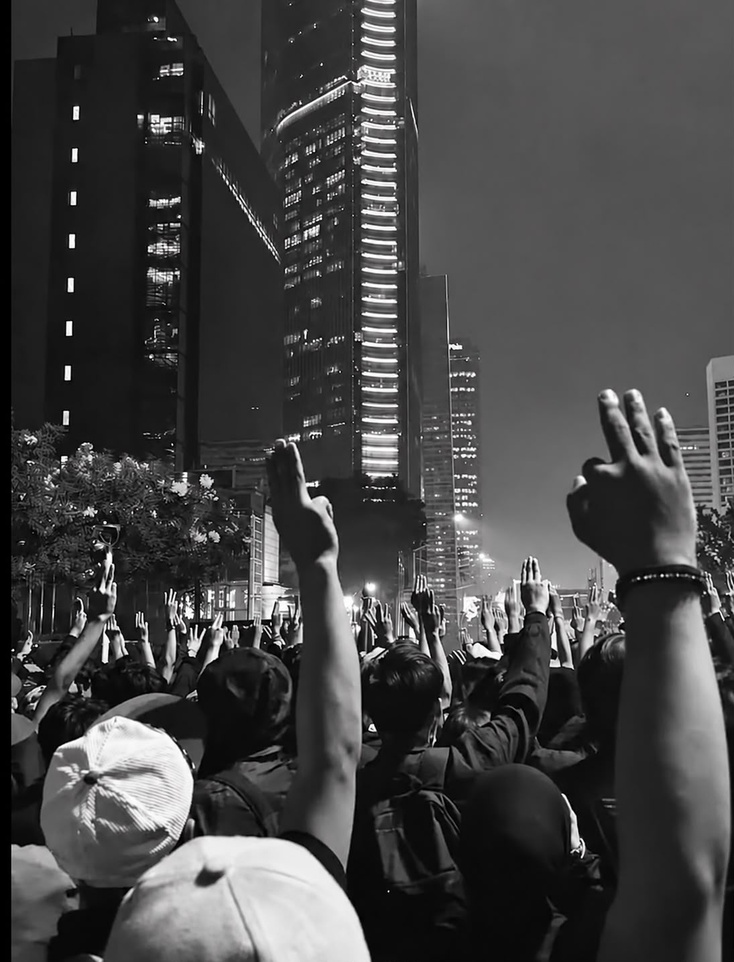
#> input picture Treefingers.jpeg, 734 x 962 px, shrunk from 1095 x 1436 before the run
$ python tugas4.py
#> lines starting #> are read from the running program, lines starting #| are printed output that depends on the picture
import os
import numpy as np
import imageio.v3 as iio
from scipy import ndimage as ndi
import matplotlib.pyplot as plt

folder = os.path.dirname(os.path.abspath(__file__))
file_gambar = os.path.join(folder, "Treefingers.jpeg")
if not os.path.exists(file_gambar):
    raise SystemExit("Treefingers.jpeg tidak ditemukan di folder: " + folder)


img = iio.imread(file_gambar)
#> img is the input picture: shape (962, 734, 3); mean R, G, B 69.7, 69.5, 69.6
if img.ndim == 3:
    img = img[..., :3] @ np.array([0.299, 0.587, 0.114])
#> img: shape (962, 734) float64
gray = img.astype(np.uint8)


hist = np.bincount(gray.ravel(), minlength=256)
#> hist = 256 values, max 37504 at index 83, min 14 at index 2, mean 2758.2
cdf = hist.cumsum()
#> cdf = 256 values from 10848 to 706108
cdf_min = cdf[cdf > 0].min()
#> cdf_min = 10848
pembagi = max(cdf[-1] - cdf_min, 1)
#> pembagi = 695260
lut = np.round((cdf - cdf_min) / pembagi * 255)
#> lut = 256 values from 0 to 255
equalized = lut.astype(np.uint8)[gray]
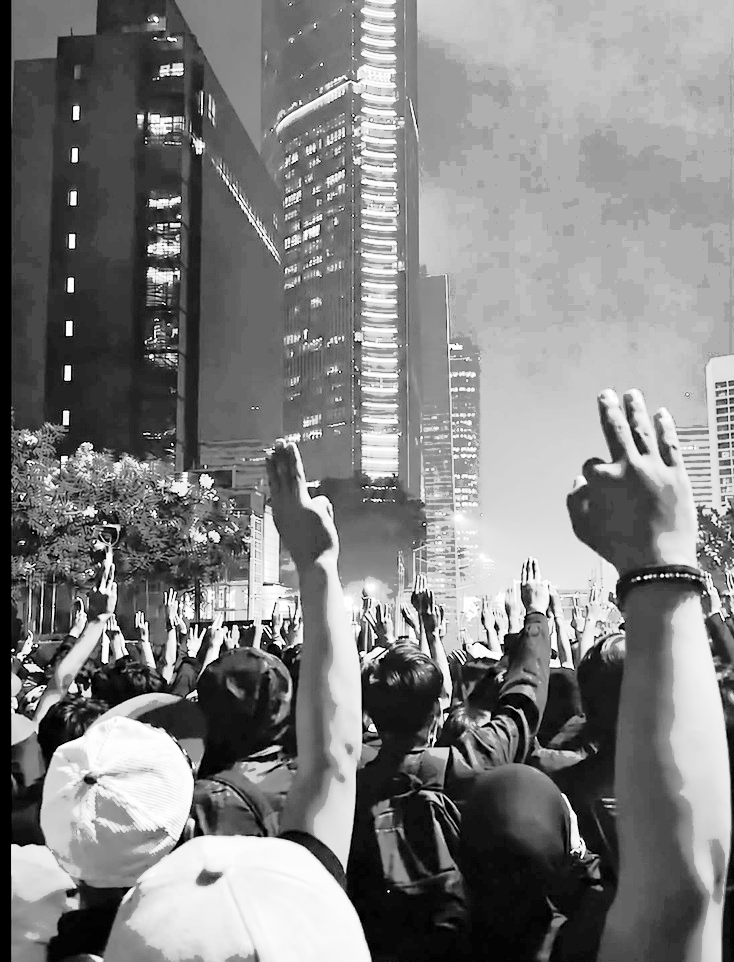
#> equalized: shape (962, 734); min 0, max 255, mean 127.5


f = gray.astype(float)
blur = ndi.gaussian_filter(f, sigma=2)
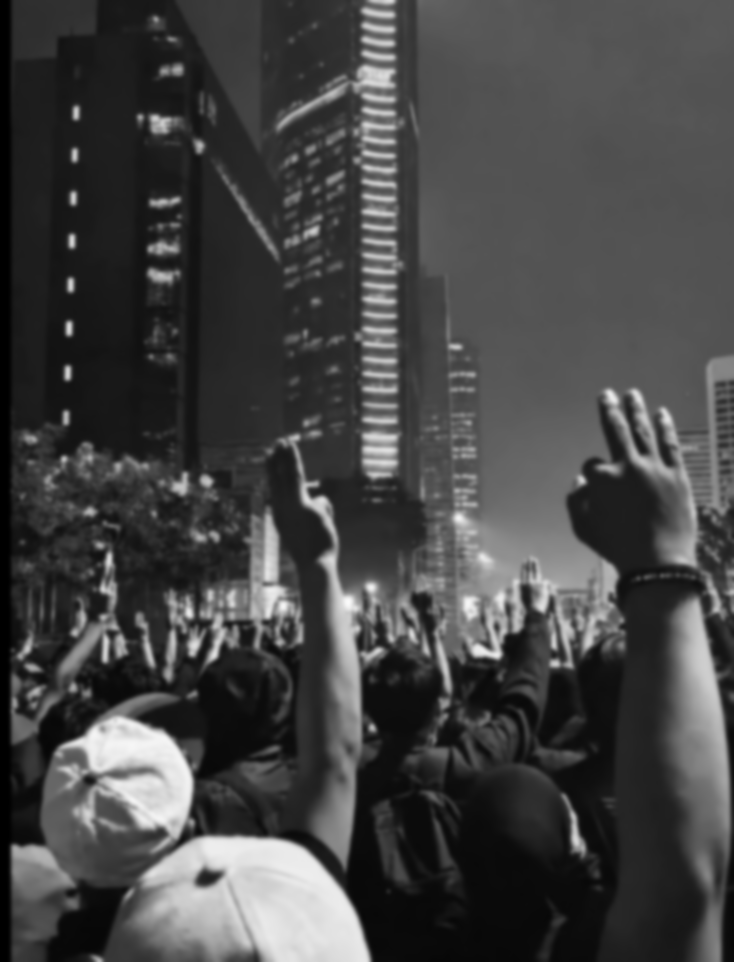
#> blur: shape (962, 734) float64; min 0, max 250.2, mean 69.2
tajam = np.clip(f + 1.5 * (f - blur), 0, 255).astype(np.uint8)
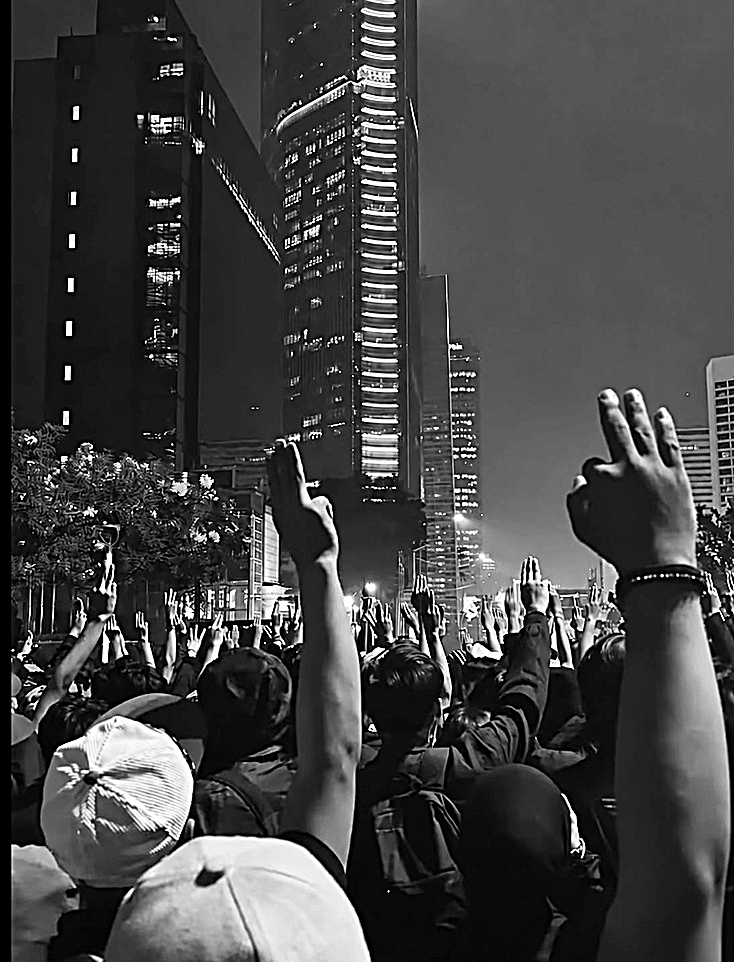
#> tajam: shape (962, 734); min 0, max 255, mean 68.5


iio.imwrite(os.path.join(folder, "hasil_ekualisasi.png"), equalized)
iio.imwrite(os.path.join(folder, "hasil_pertajam.png"), tajam)

judul = ["Gambar Asli", "Ekualisasi Histogram", "Pertajam (Unsharp Masking)"]
judul_hist = ["Histogram Asli", "Histogram Ekualisasi", "Histogram Pertajam"]
citra = [gray, equalized, tajam]

plt.figure(figsize=(14, 8))
for i in range(3):
    plt.subplot(2, 3, i + 1)
    plt.imshow(citra[i], cmap="gray", vmin=0, vmax=255)
    plt.title(judul[i])
    plt.axis("off")

    plt.subplot(2, 3, i + 4)
    plt.hist(citra[i].ravel(), bins=256, range=(0, 256))
    plt.yscale("log")
    plt.xlim(0, 255)
    plt.title(judul_hist[i])
    plt.xlabel("Intensitas")
    plt.ylabel("Jumlah piksel")
plt.tight_layout()
plt.savefig(os.path.join(folder, "hasil.png"), dpi=150)
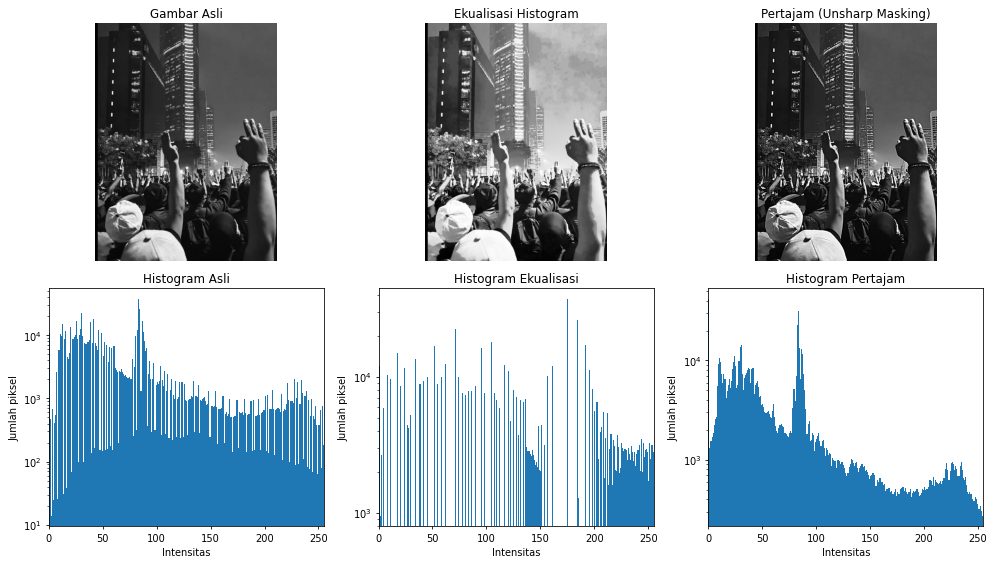
#> figure drawn by matplotlib, 6 panels; panel 2: tallest bar 37504 high, from x = 83 to 84; panel 4: tallest bar 37504 high, from x = 175 to 176; panel 6: tallest bar 41613 high, from x = 0 to 1
plt.show()
